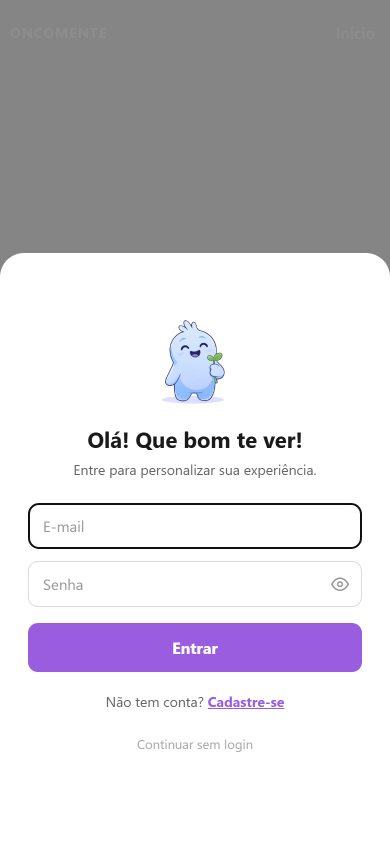
#> input picture docs/av2/prints/antes/01-inicio-modal.png, 780 x 1688 px (shown at 1/2 size); its folder holds only this picture in this run
$ python resize_prints.py
#> lines starting #> are read from the running program, lines starting #| are printed output that depends on the picture
"""Gera cópias JPEG reduzidas (1x, 390 px) dos prints para embutir no DOCX.
Uso: python docs/av2/src/resize_prints.py"""
from pathlib import Path
from PIL import Image

base = Path(__file__).resolve().parent.parent / 'prints'
for stage in ('antes', 'v2', 'depois'):
    out = base / 'docx' / stage
    out.mkdir(parents=True, exist_ok=True)
    for png in sorted((base / stage).glob('*.png')):
        im = Image.open(png).convert('RGB')
#> im is the input picture: PIL image 780x1688 RGB; mean R, G, B 209.9, 207.1, 214
        im = im.resize((390, round(im.height * 390 / im.width)), Image.LANCZOS)
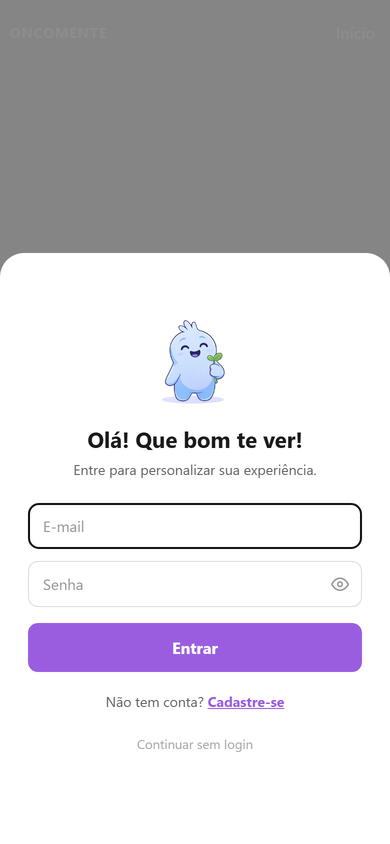
#> im: PIL image 390x844 RGB; mean R, G, B 209.8, 207, 213.9
#> pass 3 of the loop `for stage in ('antes', 'v2', 'depois'):`:
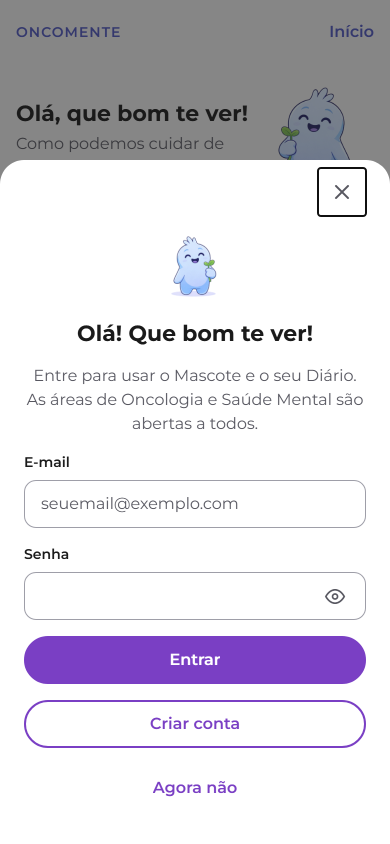
#> input picture docs/av2/prints/depois/01-inicio-modal.png, 780 x 1688 px (shown at 1/2 size)
#> im is the input picture: PIL image 780x1688 RGB; mean R, G, B 220, 217, 224.8
#> `im = im.resize((390, round(im.height * 390 / im.width)), Image.LANCZOS)`:
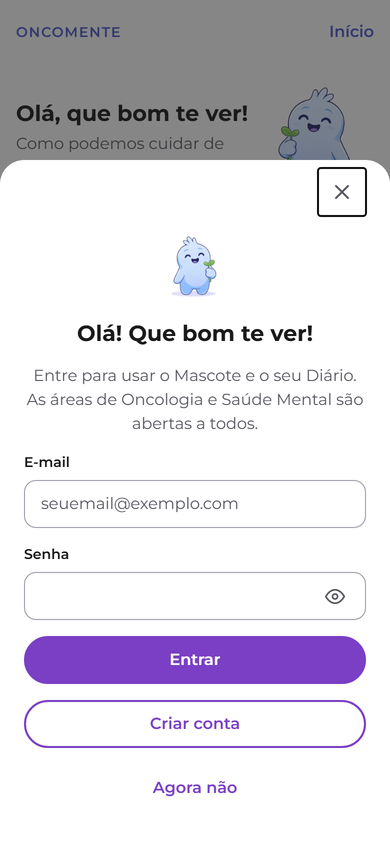
#> im: PIL image 390x844 RGB; mean R, G, B 219.8, 216.8, 224.6
        im.save(out / (png.stem + '.jpg'), quality=82, optimize=True)
print('ok')
